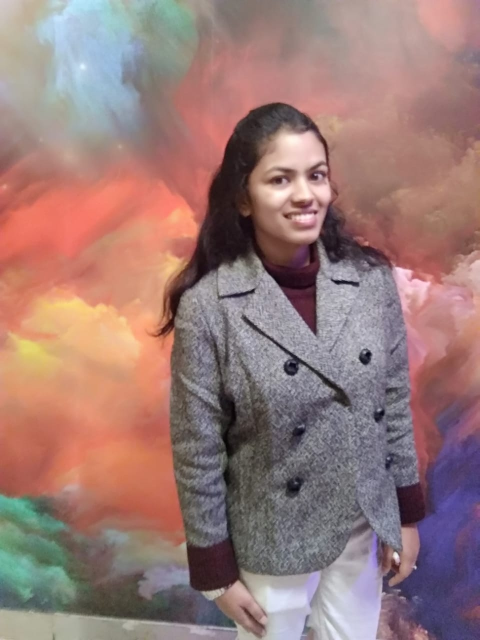
#> input picture test_images/anu1.jpg, 959 x 1280 px, found by its file name (shown at 1/2 size)
$ python test.py
#> lines starting #> are read from the running program, lines starting #| are printed output that depends on the picture
### facerecognition.py
import cv2
import os
import numpy as np

#This module contains all common functions that are called in tester.py file


#Given an image below function returns rectangle for face detected alongwith gray scale image
def faceDetection(test_img):
    gray_img = cv2.cvtColor(test_img,cv2.COLOR_BGR2GRAY)#convert color image to grayscale
    face_haar_cascade = cv2.CascadeClassifier('C:\\Users\\HP\\Desktop\\opencv\\opencv-master\\samples\\data\\haarcascade_frontalface_default.xml')#Load haar classifier
    faces = face_haar_cascade.detectMultiScale(gray_img,scaleFactor=1.32,minNeighbors=5)

    return faces, gray_img

#Given a directory below function returns part of gray_img which is face alongwith its label/ID
def labels_for_training_data(directory):
    faces=[]
    faceID=[]

    for path,subdirnames,filenames in os.walk(directory):
        for filename in filenames:
            if filename.startswith("."):
                print("Skipping system file")#Skipping files that startwith .
                continue

            id=os.path.basename(path)#fetching subdirectory names
            img_path=os.path.join(path,filename)#fetching image path
            print("img_path:",img_path)
            print("id:",id)
            test_img=cv2.imread(img_path)#loading each image one by one
            if test_img is None:
                print("Image not loaded properly")
                continue
            faces_rect,gray_img=faceDetection(test_img)#Calling faceDetection function to return faces detected in particular image
            if len(faces_rect)!=1:
               continue #Since we are assuming only single person images are being fed to classifier
            (x,y,w,h)=faces_rect[0]
            roi_gray=gray_img[y:y+w,x:x+h]#cropping region of interest i.e. face area from grayscale image
            faces.append(roi_gray)
            faceID.append(int(id))
    return faces,faceID

#Below function trains haar classifier and takes faces,faceID returned by previous function as its arguments
def train_classifier(faces,faceID):
    face_recognizer=cv2.face.LBPHFaceRecognizer_create()
    face_recognizer.train(faces,np.array(faceID))
    return face_recognizer

#Below function draws bounding boxes around detected face in image
def draw_rect(test_img,face):
    (x,y,w,h)=face
    cv2.rectangle(test_img,(x,y),(x+w,y+h),(255,0,0),thickness=5)

#Below function writes name of person for detected label
def put_text(test_img,text,x,y):
    cv2.putText(test_img,text,(x,y),cv2.FONT_HERSHEY_DUPLEX,2,(255,0,0),4)

### test.py
import cv2
import os
import numpy as np
import facerecognition as fr

test_img=cv2.imread('C:\\Users\HP\\Desktop\\opencv\\opencv-master\\test_images\\anu1.jpg')#test_img path
#> test_img is the input picture: shape (1280, 959, 3); mean B, G, R 120, 123.2, 153.7
faces_detected,gray_img=fr.faceDetection(test_img)
#> in faceDetection, `gray_img = cv2.cvtColor(test_img,cv2.COLOR_BGR2GRAY)#convert color ima..`:
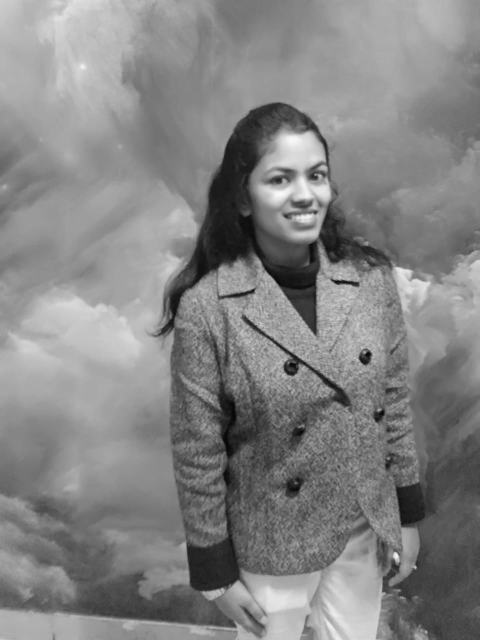
#> gray_img: shape (1280, 959) (shown at 1/2 size); min 2, max 250, mean 131.9
#> in faceDetection, `faces = face_haar_cascade.detectMultiScale(gray_img,scaleFactor=1.32,m..`: faces = [[498, 278, 197, 197]]
#> faces_detected = [[498, 278, 197, 197]]
print("faces_detected:",faces_detected)
#| faces_detected: [[498 278 197 197]]
#> pass 2 of the loop in labels_for_training_data, `for path,subdirnames,filenames in os.walk(directory):`:
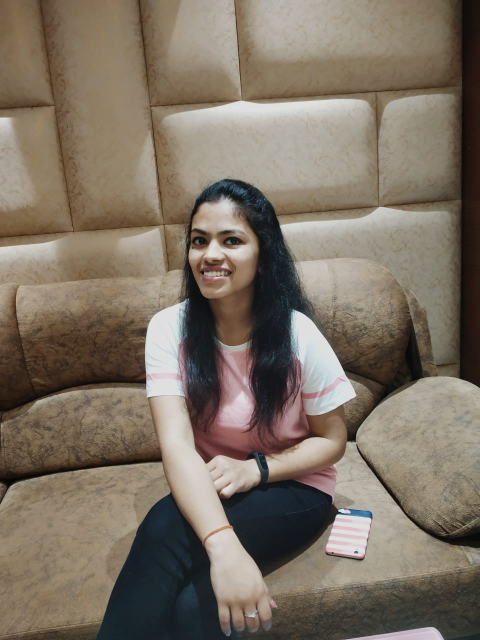
#> input picture training_images/0/IMG-20190331-WA0000.jpg, 960 x 1280 px (shown at 1/2 size)
#> in labels_for_training_data, test_img is the input picture: shape (1280, 960, 3); mean B, G, R 99.3, 113, 124.4
#> in faceDetection (call 2), `gray_img = cv2.cvtColor(test_img,cv2.COLOR_BGR2GRAY)#convert color ima..`:
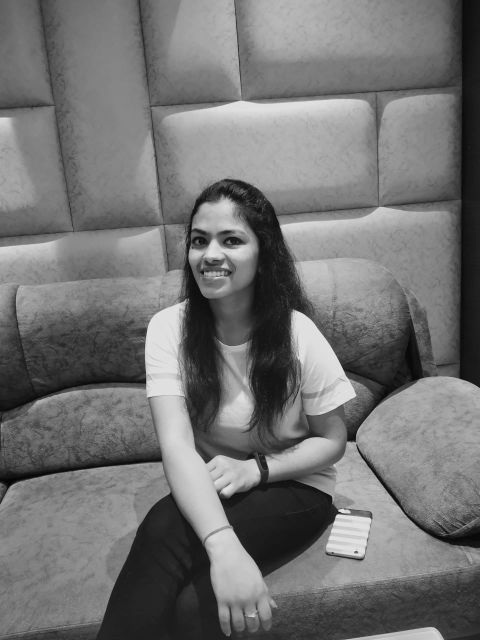
#> gray_img: shape (1280, 960) (shown at 1/2 size); min 1, max 243, mean 114.8
#> faces = [[342, 411, 184, 184]]
#> in labels_for_training_data, `(x,y,w,h)=faces_rect[0]`: x = 342; y = 411; w = 184
#> in labels_for_training_data, `roi_gray=gray_img[y:y+w,x:x+h]#cropping region of interest i.e. face a..`:
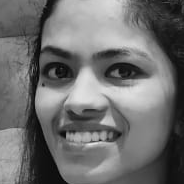
#> roi_gray: shape (184, 184); min 1, max 235, mean 110.2

#for (x, y, w, h) in faces_detected:
#    img = cv2.rectangle(test_img, (x, y), (x+w, y+h), (0, 255, 0), 5)

faces,faceID=fr.labels_for_training_data('C:\\Users\\HP\\Desktop\\opencv\\opencv-master\\training_images')
face_recognizer=fr.train_classifier(faces,faceID)
face_recognizer.save('C:\\Users\\HP\\Desktop\\opencv\\opencv-master\\trainingData.yml')
#face_recognizer=cv2.face.LBPHFaceRecognizer_create()
#face_recognizer.read('C:\\Users\\HP\\Desktop\\opencv\\opencv-master\\trainingData.yml')

name={0:"Anushka",1:"Aayush",2:"Abhilash",3:"Anurag"}#creating dictionary containing names for each label

for face in faces_detected:
    (x,y,w,h)=face
    roi_gray=gray_img[y:y+h,x:x+h]
    label,confidence=face_recognizer.predict(roi_gray)#predicting the label of given image
    print("confidence:",confidence)
    print("label:",label)
    fr.draw_rect(test_img,face)
    predicted_name = name[label]
    if (confidence > 37):  # If confidence more than 37 then don't print predicted face text on screen
        continue
    fr.put_text(test_img, predicted_name, x, y)
#> this loop made 1 pass
#> pass 1, `roi_gray=gray_img[y:y+h,x:x+h]`:
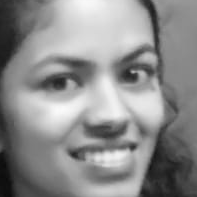
#> roi_gray: shape (197, 197); min 11, max 250, mean 140.5

resized_img=cv2.resize(test_img,(int(test_img.shape[1]), int(test_img.shape[0])))
cv2.imshow("face dtecetion tutorial",resized_img)
cv2.waitKey(0)#Waits indefinitely until a key is pressed
cv2.destroyAllWindows()
